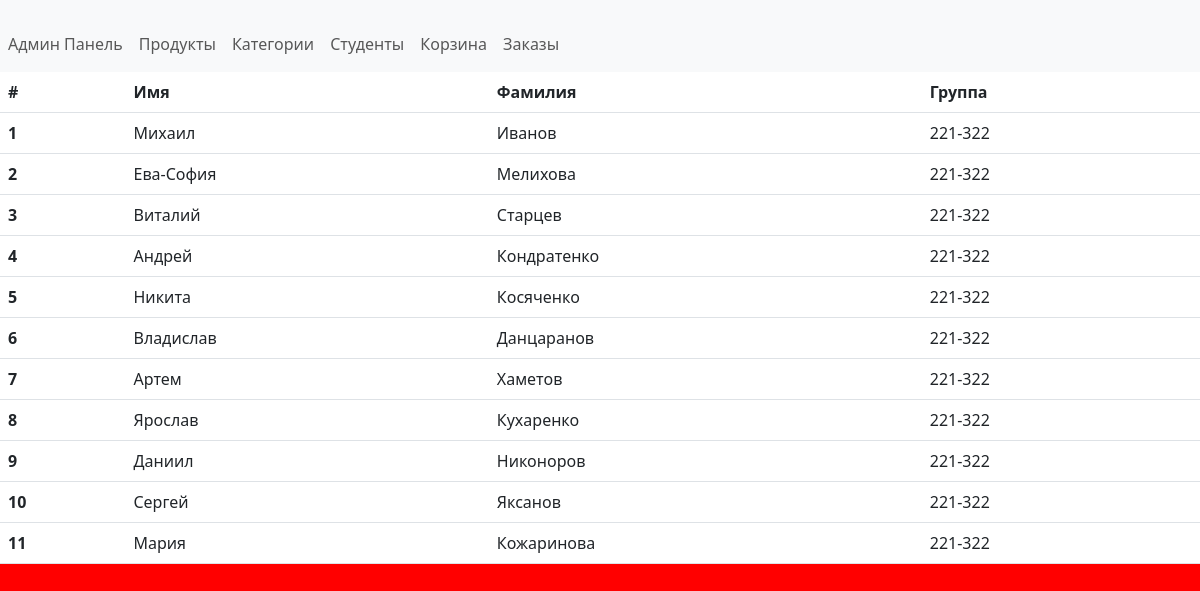
The page /students/ on the database its author committed.
### students/models.py (models this page shows, shortened)
class Student(models.Model):
    user = models.OneToOneField(User, on_delete=models.CASCADE)
    group_id = models.CharField(max_length=8, verbose_name="Номер группы")
    first_name = models.CharField(max_length=128, verbose_name="Имя")
    last_name = models.CharField(max_length=128, verbose_name="Фамилия")
    class Meta:
        verbose_name = 'Студент'
        verbose_name_plural = 'Студенты'

### students/views.py (the view)
# urls.py: path('', views.get_all, name='index'),
def get_all(request):
    students = Student.objects.all()
    return render(request, "students/students.html", {"students": students})

### templates/students/students.html
{% extends '_base.html' %}
{% block content %}
    <table class="table">
        <thead>
        <tr>
            <th scope="col">#</th>
            <th scope="col">Имя</th>
            <th scope="col">Фамилия</th>
            <th scope="col">Группа</th>
        </tr>
        </thead>
        <tbody>
        {% for student in students %}
            <tr>
                <th scope="row">{{ student.id }}</th>
                <td>{{ student.first_name }}</td>
                <td>{{ student.last_name }}</td>
                <td>{{ student.group_id }}</td>
            </tr>
        {% endfor %}
        </tbody>
    </table>
{% endblock content %}

### static/style.css (style rules this page uses)
body { background-color: red; }

### rows shown on the page
Student: id "1", first_name "Михаил", last_name "Иванов", group_id "221-322"
Student: id "2", first_name "Ева-София", last_name "Мелихова", group_id "221-322"
Student: id "3", first_name "Виталий", last_name "Старцев", group_id "221-322"
Student: id "4", first_name "Андрей", last_name "Кондратенко", group_id "221-322"
Student: id "5", first_name "Никита", last_name "Косяченко", group_id "221-322"
Student: id "6", first_name "Владислав", last_name "Данцаранов", group_id "221-322"
Student: id "7", first_name "Артем", last_name "Хаметов", group_id "221-322"
Student: id "8", first_name "Ярослав", last_name "Кухаренко", group_id "221-322"
Student: id "9", first_name "Даниил", last_name "Никоноров", group_id "221-322"
Student: id "10", first_name "Сергей", last_name "Яксанов", group_id "221-322"
Student: id "11", first_name "Мария", last_name "Кожаринова", group_id "221-322"
